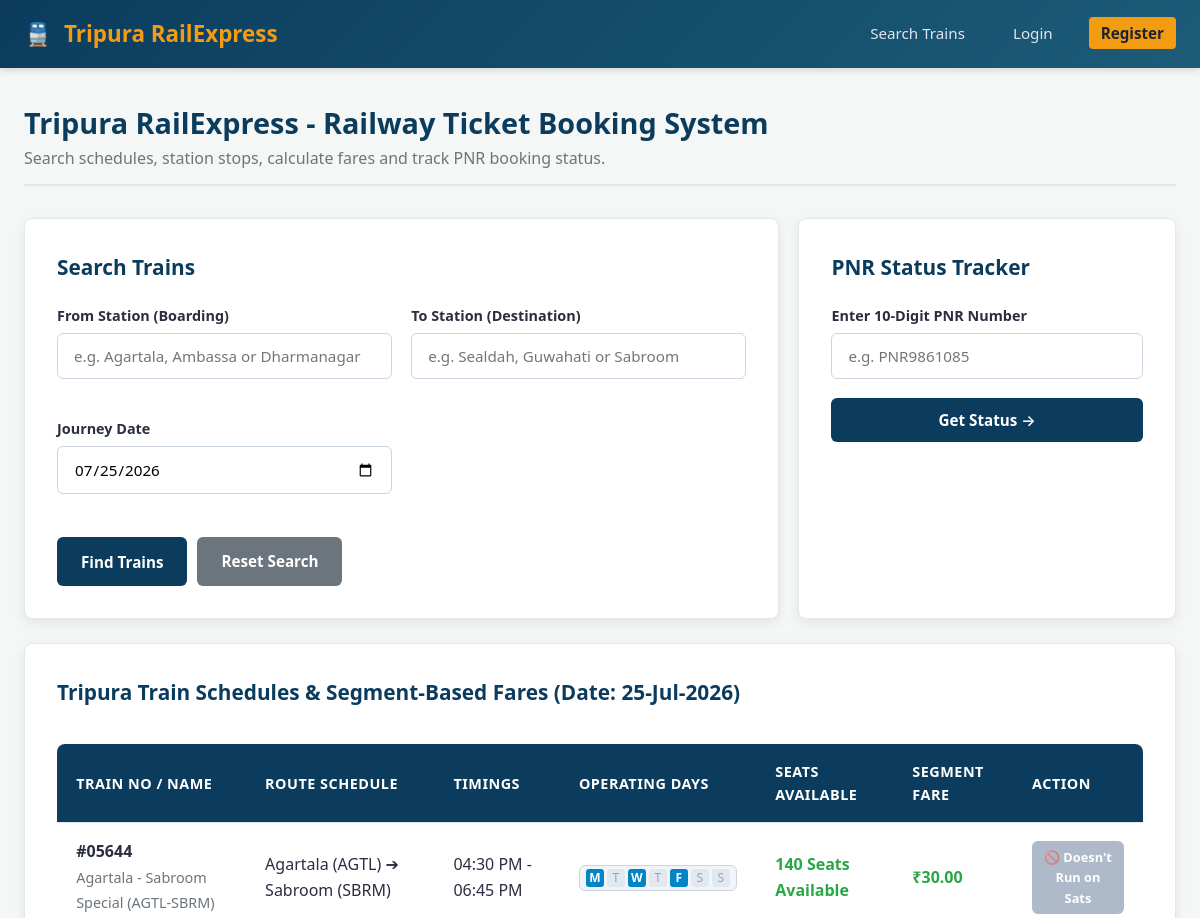
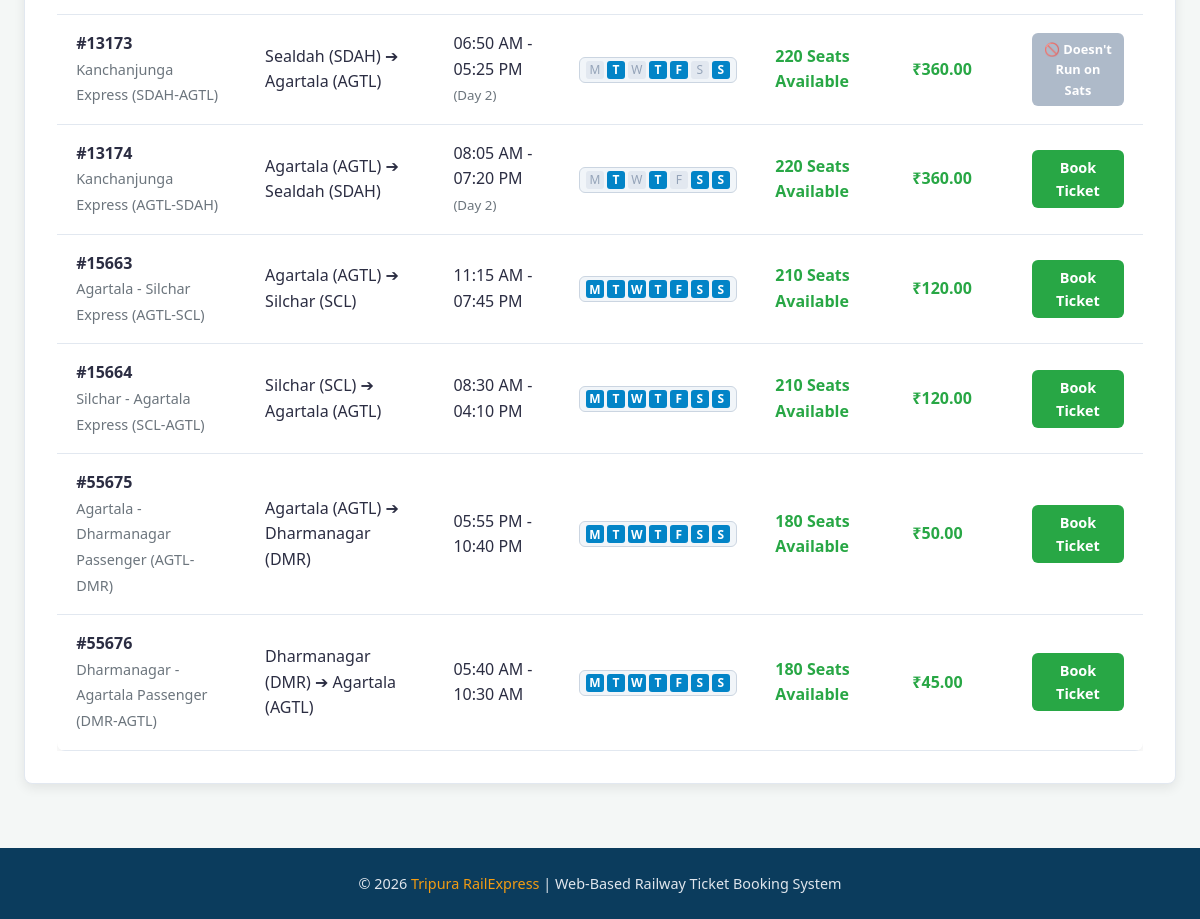
The page / on the database its author committed (2 pictures, top to bottom).
### tables this page shows
CREATE TABLE IF NOT EXISTS `trains` (
  `train_id` INT AUTO_INCREMENT PRIMARY KEY,
  `train_number` VARCHAR(10) NOT NULL UNIQUE,
  `train_name` VARCHAR(100) NOT NULL,
  `seats_gn` INT NOT NULL DEFAULT 50,
  `seats_2s` INT NOT NULL DEFAULT 40,
  `seats_sl` INT NOT NULL DEFAULT 60,
  `seats_cc` INT NOT NULL DEFAULT 30,
  `seats_3ac` INT NOT NULL DEFAULT 30,
  `running_days` VARCHAR(100) NOT NULL DEFAULT 'Mon,Tue,Wed,Thu,Fri,Sat,Sun',
  `is_deleted` TINYINT NOT NULL DEFAULT 0
);

### index.php (the view, shortened to what this page needs)
<?php
require_once 'config/db_connect.php';
$source      = isset($_GET['source']) ? trim($_GET['source']) : '';
$destination = isset($_GET['destination']) ? trim($_GET['destination']) : '';
$journey_date= isset($_GET['journey_date']) ? $_GET['journey_date'] : date('Y-m-d');
$pnr_search  = isset($_GET['pnr_search']) ? trim($_GET['pnr_search']) : '';
if (!empty($source) && !empty($destination)) {
    $query = "
        SELECT t.*,
               s1.station_name as board_station,
               s2.station_name as deboard_station,
               s1.departure_time as departure_time,
               s2.arrival_time as arrival_time,
               s2.arrival_day as arrival_day,
               (SELECT station_name FROM train_stops WHERE train_id = t.train_id ORDER BY stop_order ASC LIMIT 1) as source_station,
               (SELECT station_name FROM train_stops WHERE train_id = t.train_id ORDER BY stop_order DESC LIMIT 1) as destination_station,
               (SELECT SUM(segment_fare) FROM train_stops WHERE train_id = t.train_id AND stop_order > s1.stop_order AND stop_order <= s2.stop_order) as calc_fare,
               ((t.seats_gn + t.seats_2s + t.seats_sl + t.seats_cc + t.seats_3ac) -
                COALESCE((SELECT SUM(total_passengers) FROM bookings WHERE train_id = t.train_id AND journey_date = ? AND status != 'Cancelled'), 0)
               ) as available_seats
        FROM trains t
        JOIN train_stops s1 ON t.train_id = s1.train_id
        JOIN train_stops s2 ON t.train_id = s2.train_id
        WHERE s1.station_name LIKE ?
          AND s2.station_name LIKE ?
          AND s2.stop_order > s1.stop_order
          AND t.is_deleted = 0
        ORDER BY s1.departure_time ASC
    ";
    $stmt = mysqli_prepare($conn, $query);
    $src_param = "%" . $source . "%";
    $dst_param = "%" . $destination . "%";
    mysqli_stmt_bind_param($stmt, "sss", $journey_date, $src_param, $dst_param);
} else {
    $query = "
        SELECT t.*,
               (SELECT station_name FROM train_stops WHERE train_id = t.train_id ORDER BY stop_order ASC LIMIT 1) as source_station,
               (SELECT station_name FROM train_stops WHERE train_id = t.train_id ORDER BY stop_order DESC LIMIT 1) as destination_station,
               (SELECT departure_time FROM train_stops WHERE train_id = t.train_id ORDER BY stop_order ASC LIMIT 1) as departure_time,
               (SELECT arrival_time FROM train_stops WHERE train_id = t.train_id ORDER BY stop_order DESC LIMIT 1) as arrival_time,
               (SELECT arrival_day FROM train_stops WHERE train_id = t.train_id ORDER BY stop_order DESC LIMIT 1) as arrival_day,
               (SELECT SUM(segment_fare) FROM train_stops WHERE train_id = t.train_id) as fare,
               ((t.seats_gn + t.seats_2s + t.seats_sl + t.seats_cc + t.seats_3ac) -
                COALESCE((SELECT SUM(total_passengers) FROM bookings WHERE train_id = t.train_id AND journey_date = ? AND status != 'Cancelled'), 0)
               ) as available_seats
        FROM trains t
        WHERE t.is_deleted = 0
        ORDER BY t.train_number ASC
    ";
    $stmt = mysqli_prepare($conn, $query);
    mysqli_stmt_bind_param($stmt, "s", $journey_date);
}
mysqli_stmt_execute($stmt);
$result = mysqli_stmt_get_result($stmt);
include 'includes/header.php';
?>
<div class="page-header">
    <h2>Tripura RailExpress - Railway Ticket Booking System</h2>
    <p>Search schedules, station stops, calculate fares and track PNR booking status.</p>
</div>
<div style="display:grid; grid-template-columns: 2fr 1fr; gap:1.2rem; margin-bottom:1.5rem;" class="responsive-grid">
    <div class="card" style="margin-bottom:0;">
        <h3 class="card-title">Search Trains</h3>
        <form method="GET" action="index.php">
            <div class="form-grid">
                <div class="form-group">
                    <label for="source">From Station (Boarding)</label>
                    <input type="text" name="source" id="source" class="form-control" placeholder="e.g. Agartala, Ambassa or Dharmanagar" value="<?php echo htmlspecialchars($source); ?>">
                </div>
                <div class="form-group">
                    <label for="destination">To Station (Destination)</label>
                    <input type="text" name="destination" id="destination" class="form-control" placeholder="e.g. Sealdah, Guwahati or Sabroom" value="<?php echo htmlspecialchars($destination); ?>">
                </div>
                <div class="form-group">
                    <label for="journey_date">Journey Date</label>
                    <input type="date" name="journey_date" id="journey_date" class="form-control" required min="<?php echo date('Y-m-d'); ?>" value="<?php echo htmlspecialchars($journey_date); ?>" onchange="this.form.submit()">
                </div>
            </div>
            <div style="display:flex; gap:10px; margin-top:0.8rem;">
                <button type="submit" class="btn btn-primary">Find Trains</button>
                <a href="index.php" class="btn btn-secondary">Reset Search</a>
            </div>
        </form>
    </div>
    <div class="card" style="margin-bottom:0; display:flex; flex-direction:column; justify-content:space-between;">
        <div>
            <h3 class="card-title">PNR Status Tracker</h3>
            <form method="GET" action="index.php">
                <div class="form-group">
                    <label for="pnr_search">Enter 10-Digit PNR Number</label>
                    <input type="text" name="pnr_search" id="pnr_search" class="form-control" placeholder="e.g. PNR9861085" value="<?php echo htmlspecialchars($pnr_search); ?>" required>
                </div>
                <button type="submit" class="btn btn-primary btn-block">Get Status →</button>
            </form>
        </div>
    </div>
</div>
<div class="card">
    <h3 class="card-title">Tripura Train Schedules & Segment-Based Fares (Date: <?php echo date('d-M-Y', strtotime($journey_date)); ?>)</h3>
    <?php if (mysqli_num_rows($result) > 0): ?>
        <div class="table-responsive">
            <table class="data-table">
                <thead>
                    <tr>
                        <th>Train No / Name</th>
                        <th>Route Schedule</th>
                        <th>Timings</th>
                        <th>Operating Days</th>
                        <th>Seats Available</th>
                        <th>Segment Fare</th>
                        <th>Action</th>
                    </tr>
                </thead>
                <tbody>
                    <?php
                    $search_day = date('D', strtotime($journey_date));
                    while ($row = mysqli_fetch_assoc($result)):
                        $fare_val = isset($row['calc_fare']) ? $row['calc_fare'] : $row['fare'];
                        $active_days_arr = array_map('trim', explode(',', $row['running_days'] ?? ''));
                        $runs_on_date = in_array($search_day, $active_days_arr);
                    ?>
                        <tr>
                            <td>
                                <strong>#<?php echo htmlspecialchars($row['train_number']); ?></strong><br>
                                <span style="font-size:0.9rem; color:var(--text-muted);"><?php echo htmlspecialchars($row['train_name']); ?></span>
                            </td>
                            <td>
                                <span><?php echo htmlspecialchars($row['source_station'] ?? 'Not Configured'); ?> ➔ <?php echo htmlspecialchars($row['destination_station'] ?? 'Not Configured'); ?></span><br>
                            </td>
                            <td>
                                <span>
                                    <?php echo !empty($row['departure_time']) ? date('h:i A', strtotime($row['departure_time'])) : '-'; ?> -
                                    <?php echo !empty($row['arrival_time']) ? date('h:i A', strtotime($row['arrival_time'])) : '-'; ?>
                                </span>
                                <?php if (isset($row['arrival_day']) && $row['arrival_day'] > 0): ?>
                                    <br><small style="color:var(--text-muted);">(Day <?php echo ($row['arrival_day'] + 1); ?>)</small>
                                <?php endif; ?>
                            </td>
                            <td>
                                <?php echo render_running_days($row['running_days'] ?? ''); ?>
                            </td>
                            <td>
                                <strong style="color:var(--success-color);"><?php echo max(0, intval($row['available_seats'])); ?> Seats Available</strong>
                            </td>
                            <td>
                                <strong style="color:var(--success-color);">₹<?php echo number_format($fare_val, 2); ?></strong>
                            </td>
                            <td>
                                <?php if ($runs_on_date): ?>
                                    <?php
                                    $book_url = "book.php?train_id=" . $row['train_id'] . "&date=" . urlencode($journey_date);
                                    ?>
                                    <a href="<?php echo $book_url; ?>" class="btn btn-success" style="padding:6px 12px; font-size:0.9rem; font-weight:bold;">Book Ticket</a>
                                <?php else: ?>
                                    <span class="btn btn-secondary" style="padding:6px 10px; font-size:0.8rem; opacity:0.75; cursor:not-allowed; background:#94a3b8;" title="Train does not operate on <?php echo date('l', strtotime($journey_date)); ?>s">🚫 Doesn't Run on <?php echo $search_day; ?>s</span>
                                <?php endif; ?>
                            </td>
                        </tr>
                    <?php endwhile; ?>
                </tbody>
            </table>
        </div>
    <?php else: ?>
        <div class="alert alert-info">✕ No trains found matching your search route criteria. Try searching other stations.</div>
    <?php endif; ?>
</div>
<?php include 'includes/footer.php'; ?>

### config/db_connect.php (shortened to what this page needs)
<?php
if (!function_exists('render_running_days')) {
    function render_running_days($running_days_str) {
        $active_days = array_map('trim', explode(',', $running_days_str ?? ''));
        $all_days = [
            'Mon' => 'M',
            'Tue' => 'T',
            'Wed' => 'W',
            'Thu' => 'T',
            'Fri' => 'F',
            'Sat' => 'S',
            'Sun' => 'S'
        ];
        $html = '<div class="running-days-badge" style="display:inline-flex; gap:3px; align-items:center; background:#f1f5f9; padding:3px 6px; border-radius:6px; border:1px solid #cbd5e1; font-family:sans-serif; font-size:0.75rem;">';
        foreach ($all_days as $key => $label) {
            $isActive = in_array($key, $active_days);
            if ($isActive) {
                $html .= '<span style="background:#0284c7; color:#ffffff; font-weight:bold; width:18px; height:18px; display:inline-flex; align-items:center; justify-content:center; border-radius:3px;" title="Runs on ' . $key . '">' . $label . '</span>';
            } else {
                $html .= '<span style="background:#e2e8f0; color:#94a3b8; font-weight:normal; width:18px; height:18px; display:inline-flex; align-items:center; justify-content:center; border-radius:3px;" title="Does NOT run on ' . $key . '">' . $label . '</span>';
            }
        }
        $html .= '</div>';
        return $html;
    }
}
?>

### rows shown on the page
trains: train_number "05644", train_name "Agartala - Sabroom Special (AGTL-SBRM)", source_station "Agartala (AGTL)", destination_station "Sabroom (SBRM)", departure_time "04:30 PM", arrival_time "06:45 PM", label "M", label "T", label "W", label "F", label "S", max(0, intval($row['available_seats'])) "140", fare_val "30.00"
trains: train_number "13173", train_name "Kanchanjunga Express (SDAH-AGTL)", source_station "Sealdah (SDAH)", destination_station "Agartala (AGTL)", departure_time "06:50 AM", arrival_time "05:25 PM", arrival_day "2", label "M", label "T", label "W", label "F", label "S", max(0, intval($row['available_seats'])) "220", fare_val "360.00"
trains: train_number "13174", train_name "Kanchanjunga Express (AGTL-SDAH)", source_station "Agartala (AGTL)", destination_station "Sealdah (SDAH)", departure_time "08:05 AM", arrival_time "07:20 PM", arrival_day "2", label "M", label "T", label "W", label "F", label "S", max(0, intval($row['available_seats'])) "220", fare_val "360.00"
trains: train_number "15663", train_name "Agartala - Silchar Express (AGTL-SCL)", source_station "Agartala (AGTL)", destination_station "Silchar (SCL)", departure_time "11:15 AM", arrival_time "07:45 PM", label "M", label "T", label "W", label "F", label "S", max(0, intval($row['available_seats'])) "210", fare_val "120.00"
trains: train_number "15664", train_name "Silchar - Agartala Express (SCL-AGTL)", source_station "Silchar (SCL)", destination_station "Agartala (AGTL)", departure_time "08:30 AM", arrival_time "04:10 PM", label "M", label "T", label "W", label "F", label "S", max(0, intval($row['available_seats'])) "210", fare_val "120.00"
trains: train_number "55675", train_name "Agartala - Dharmanagar Passenger (AGTL-DMR)", source_station "Agartala (AGTL)", destination_station "Dharmanagar (DMR)", departure_time "05:55 PM", arrival_time "10:40 PM", label "M", label "T", label "W", label "F", label "S", max(0, intval($row['available_seats'])) "180", fare_val "50.00"
trains: train_number "55676", train_name "Dharmanagar - Agartala Passenger (DMR-AGTL)", source_station "Dharmanagar (DMR)", destination_station "Agartala (AGTL)", departure_time "05:40 AM", arrival_time "10:30 AM", label "M", label "T", label "W", label "F", label "S", max(0, intval($row['available_seats'])) "180", fare_val "45.00"

### other values the page prints
date('d-M-Y', strtotime($journey_date)) "25-Jul-2026"
